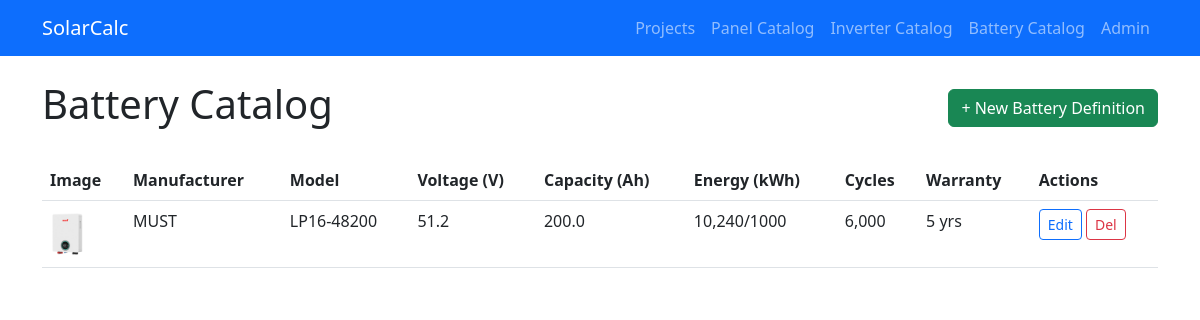
/batteries/, run on the app's committed database.
### design/models.py (models this page shows, shortened)
class Battery(models.Model):
    manufacturer = models.CharField(max_length=100)
    model_name = models.CharField(max_length=100)
    image = models.ImageField(upload_to='batteries/', null=True, blank=True)
    nominal_voltage = models.FloatField(help_text="Nominal voltage (V)", default=0.0)
    nominal_capacity_ah = models.FloatField(help_text="Nominal capacity (Ah)", default=0.0)
    nominal_energy_wh = models.FloatField(help_text="Nominal energy (Wh)", default=0.0)
    life_cycles = models.PositiveIntegerField(help_text="Life Cycles (e.g. 6000)", default=0)
    rec_charge_voltage = models.FloatField(help_text="Recommended charge voltage (V)", default=0.0)
    rec_charge_current = models.FloatField(help_text="Recommended charge current (A)", default=0.0)
    end_of_discharge_voltage = models.FloatField(help_text="End of discharge voltage (V)", default=0.0)
    width_mm = models.FloatField(default=0.0)
    height_mm = models.FloatField(default=0.0)
    depth_mm = models.FloatField(default=0.0)
    weight_kg = models.FloatField(default=0.0)
    warranty_years = models.PositiveIntegerField(help_text="Warranty in years", default=0)
    chemistry = models.CharField(max_length=50, blank=True)
    created_at = models.DateTimeField(auto_now_add=True)

### design/views.py (the view)
# urls.py: path('batteries/', views.BatteryListView.as_view(), name='battery_list'),
class BatteryListView(ListView):
    model = Battery
    template_name = 'design/battery_list.html'
    context_object_name = 'batteries'

### design/templates/design/battery_list.html
{% extends 'design/base.html' %}
{% block content %}
<div class="d-flex justify-content-between align-items-center mb-4">
    <h1>Battery Catalog</h1>
    <a href="{% url 'battery_create' %}" class="btn btn-success">+ New Battery Definition</a>
</div>
<div class="table-responsive">
    <table class="table table-hover">
        <thead>
            <tr>
                <th>Image</th>
                <th>Manufacturer</th>
                <th>Model</th>
                <th>Voltage (V)</th>
                <th>Capacity (Ah)</th>
                <th>Energy (kWh)</th>
                <th>Cycles</th>
                <th>Warranty</th>
                <th>Actions</th>
            </tr>
        </thead>
        <tbody>
            {% for battery in batteries %}
            <tr>
                <td>
                    {% if battery.image %}
                        <img src="{{ battery.image.url }}" alt="{{ battery.model_name }}" style="height: 50px; width: auto;">
                    {% else %}
                        <span class="text-muted">No Image</span>
                    {% endif %}
                </td>
                <td>{{ battery.manufacturer }}</td>
                <td>{{ battery.model_name }}</td>
                <td>{{ battery.nominal_voltage }}</td>
                <td>{{ battery.nominal_capacity_ah }}</td>
                <td>{{ battery.nominal_energy_wh|floatformat:0|add:"/1000" }}</td>
                <td>{{ battery.life_cycles }}</td>
                <td>{{ battery.warranty_years }} yrs</td>
                <td>
                    <a href="{% url 'battery_edit' battery.pk %}" class="btn btn-sm btn-outline-primary">Edit</a>
                    <a href="{% url 'battery_delete' battery.pk %}" class="btn btn-sm btn-outline-danger">Del</a>
                </td>
            </tr>
            {% empty %}
            <tr>
                <td colspan="7" class="text-center text-muted">No batteries defined yet.</td>
            </tr>
            {% endfor %}
        </tbody>
    </table>
</div>
{% endblock %}

### data on the page
Battery: image (picture), manufacturer "MUST", model_name "LP16-48200", nominal_voltage "51.2", nominal_capacity_ah "200.0", nominal_energy_wh|add "10,240/1000", life_cycles "6,000", warranty_years "5"
